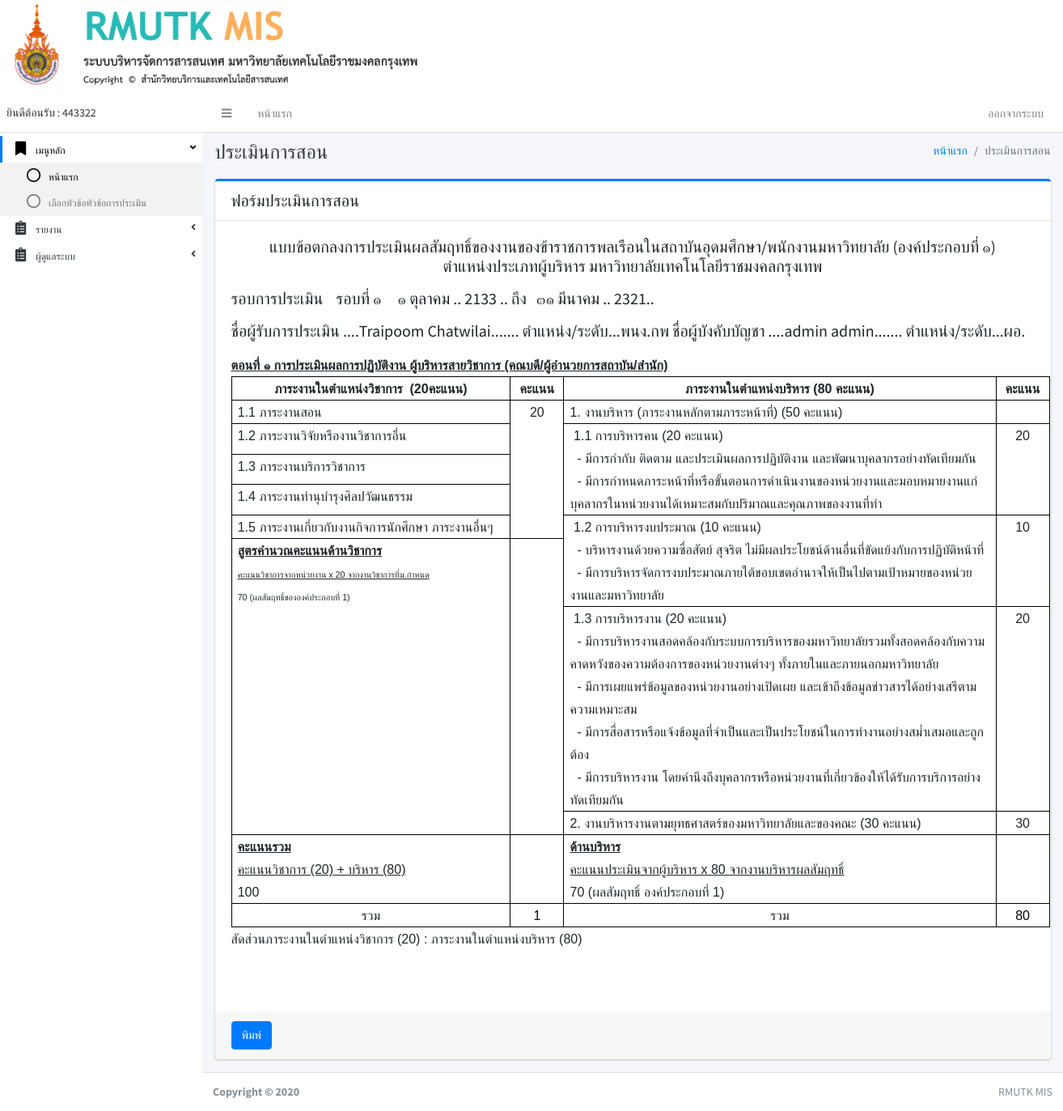
Page /index.php?pa2&user_c_id=4 (signed in) on the committed database.
### tables this page shows
CREATE TABLE IF NOT EXISTS `user` (
`user_id` int(11) NOT NULL,
  `first_name` varchar(150) NOT NULL,
  `last_name` varchar(150) NOT NULL,
  `username` varchar(150) NOT NULL,
  `password` varchar(150) NOT NULL,
  `user_tumn` varchar(250) NOT NULL,
  `user_status` int(11) NOT NULL
);

CREATE TABLE IF NOT EXISTS `f_action` (
`f_ac_id` int(11) NOT NULL,
  `f_ac_pam_id` int(11) NOT NULL,
  `f_ac_h_id` int(11) NOT NULL,
  `f_ac_user_h_id` int(11) NOT NULL,
  `f_ac_user_c_id` int(11) NOT NULL,
  `f_ac_score` int(11) NOT NULL,
  `f_ac_status` int(11) NOT NULL,
  `f_ad_time_stamp` timestamp NOT NULL DEFAULT CURRENT_TIMESTAMP ON UPDATE CURRENT_TIMESTAMP
);

### page/pa2.php (the view, shortened to what this page needs)
<div class="content-header">
	<div class="container-fluid">
		<div class="row mb-2">
			<div class="col-sm-6">
				<h1 class="m-0 text-dark">ประเมินการสอน</h1>
			</div>
			<div class="col-sm-6">
				<ol class="breadcrumb float-sm-right">
					<li class="breadcrumb-item"><a href="#">หน้าแรก</a></li>
					<li class="breadcrumb-item active">ประเมินการสอน</li>
				</ol>
			</div>
		</div>
	</div>
</div>
<div class="content">
	<div class="container-fluid">
		<div class="row">
			<div class="col-lg-12">
				<div class="card card-primary card-outline ">
					<div class="card-header noprint">
						<h5 class="m-0">ฟอร์มประเมินการสอน</h5>
					</div>
					<div class="card-body">
						<?php
						include './conn.php';
						$user_id = $_SESSION["USER_ID"];
						$user_c_id = $_GET['user_c_id'];
						$sqlhuser=" SELECT * FROM user WHERE user_id =".$user_id;
						$qryhuser = mysqli_query($conn,$sqlhuser);
						$rowhuser = mysqli_fetch_assoc($qryhuser);
						$sqlcuser=" SELECT * FROM user WHERE user_id =".$user_c_id;
						$qrycuser = mysqli_query($conn,$sqlcuser);
						$rowcuser = mysqli_fetch_assoc($qrycuser);
						?>
						<h5 >
							<p style="text-align: center;">
								แบบข้อตกลงการประเมินผลสัมฤทธิ์ของงานของข้าราชการพลเรือนในสถาบันอุดมศึกษา/พนักงานมหาวิทยาลัย (องค์ประกอบที่ ๑)<br>
								ตำแหน่งประเภทผู้บริหาร มหาวิทยาลัยเทคโนโลยีราชมงคลกรุงเทพ <br>
							</p>
							<p>รอบการประเมิน
								&nbsp;&nbsp; รอบที่ ๑	&nbsp;&nbsp;&nbsp;&nbsp;๑  ตุลาคม  .. 2133 ..  ถึง&nbsp;&nbsp;  ๓๑  มีนาคม  .. 2321..
							</p>
							ชื่อผู้รับการประเมิน ....<?php echo $rowcuser['first_name']."  ".$rowcuser['last_name']; ?>....... ตำแหน่ง/ระดับ...<?php echo $rowcuser['user_tumn']; ?>
							ชื่อผู้บังคับบัญชา ....<?php echo $rowhuser['first_name']."  ".$rowhuser['last_name']; ?>....... ตำแหน่ง/ระดับ...<?php echo $rowhuser['user_tumn']; ?>
						</h5>
						<?php
						function showhh($user_id,$user_c_id,$f_id){
							include './conn.php';
							$sqljoin=" SELECT * FROM f_action INNER JOIN f_pam ON f_id = f_ac_pam_id WHERE f_ac_user_h_id = '$user_id' AND f_ac_user_c_id = '$user_c_id' AND f_id =".$f_id;
							$qryjoin = mysqli_query($conn,$sqljoin);
							$rowjoin = mysqli_fetch_assoc($qryjoin);
							echo $rowjoin['f_ac_score'];
						}
						include 'pa2table.php';
						?>
					</div>
					<div class="card-footer">
						<a href="#" class="btn btn-primary noprint" onclick="window.print()">พิมพ์</a>
					</div>
				</div>
			</div>
		</div>
	</div>
</div>

### rows in the picture
user: first_name "Traipoom", last_name "Chatwilai", user_tumn "พนง.กพ"
user: first_name "admin", last_name "admin", user_tumn "ผอ."
f_action: f_ac_score "20"
f_action: f_ac_score "20"
f_action: f_ac_score "10"
f_action: f_ac_score "20"
f_action: f_ac_score "30"

### other values in the picture
$user "443322"
